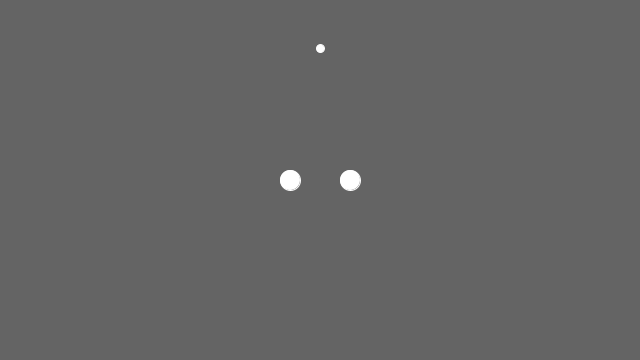
Frame 1 (no input)
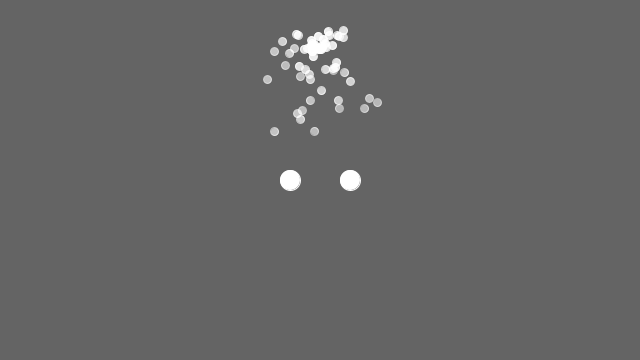
Frame 60 (the mouse pressed at the canvas centre just before this capture)
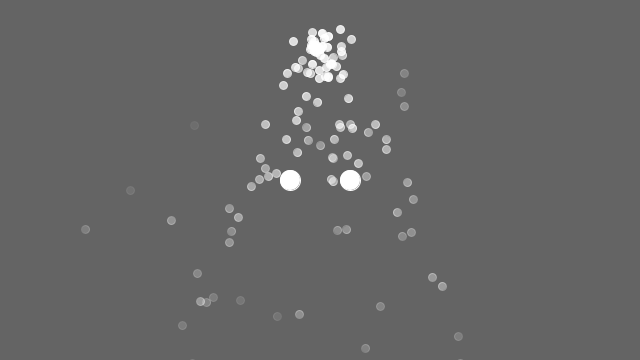
Frame 120 (the mouse held since frame 60 and released just before this capture)

The Processing sketch that drew these frames (run headless with seeded random() and noise(); from frame 60 on, the mouse is pressed at the canvas centre):

// Processing sketch: particle_system_with_repellers
// ── particle_system_with_repellers.pde
import java.util.Iterator;

class Particle {
    PVector location;
    PVector velocity;
    PVector acceleration;
    float lifespan;

    float mass = 1;

    Particle(PVector l) {
        acceleration = new PVector(0, 0);
        velocity = new PVector(random(-1, 1), random(-2, 0));
        location = l.get();
        lifespan = 255.0;
    }

    void run() {
        update();
        display();
    }
    
    void applyForce(PVector force) {
        PVector f = force.get();
        f.div(mass);
        acceleration.add(f);
    }
    
    void update() {
        velocity.add(acceleration);
        location.add(velocity);
        acceleration.mult(0);
        lifespan -= 2.0;
    }
    
    void display() {
        stroke(255, lifespan);
        fill(255, lifespan);
        ellipse(location.x, location.y, 8, 8);
    }
    
    boolean isDead() {
        if (lifespan < 0.0) {
            return true;
        } else {
            return false;
        }
    }
}

class ParticleSystem {
    ArrayList<Particle> particles;
    PVector origin;

    ParticleSystem(PVector location) {
        origin = location.get();
        particles = new ArrayList<Particle>();
    }

    void addParticle() {
        particles.add(new Particle(origin));
    }

    void applyForce(PVector f) {
        for (Particle p: particles) {
            p.applyForce(f);
        }
    }

    void applyRepeller(Repeller r) {
        for (Particle p: particles) {
            PVector force = r.repel(p);
            p.applyForce(force);
        }
    }

    void run() {
        Iterator<Particle> it = particles.iterator();
        while (it.hasNext()) {
            Particle p = (Particle) it.next();
            p.run();
            if (p.isDead()) {
                it.remove();
            }
        }
    }
}

class Repeller {
    float strength = 100;
    PVector location;
    float r = 10;

    Repeller(float x, float y)  {
        location = new PVector(x, y);
    }

    void display() {
        stroke(255);
        fill(255);
        ellipse(location.x, location.y, r * 2, r * 2);
    }

    PVector repel(Particle p) {
        PVector dir = PVector.sub(location, p.location);
        float d = dir.mag();
        dir.normalize();
        d = constrain(d, 5, 100);
        float force = -1 * strength / (d * d);
        dir.mult(force);
        return dir;
    }
}

ParticleSystem ps;
Repeller repeller1;
Repeller repeller2;

void setup() {
    size(640, 360);
    ps = new ParticleSystem(new PVector(width / 2, 50));
    repeller1 = new Repeller(width / 2 - 30, height / 2);
    repeller2 = new Repeller(width / 2 + 30, height / 2);
}

void draw() {
    background(100);
    ps.addParticle();
    PVector gravity = new PVector(0, 0.1);
    ps.applyForce(gravity);
    ps.applyRepeller(repeller1);
    ps.applyRepeller(repeller2);

    ps.run();
    repeller1.display();
    repeller2.display();
}
